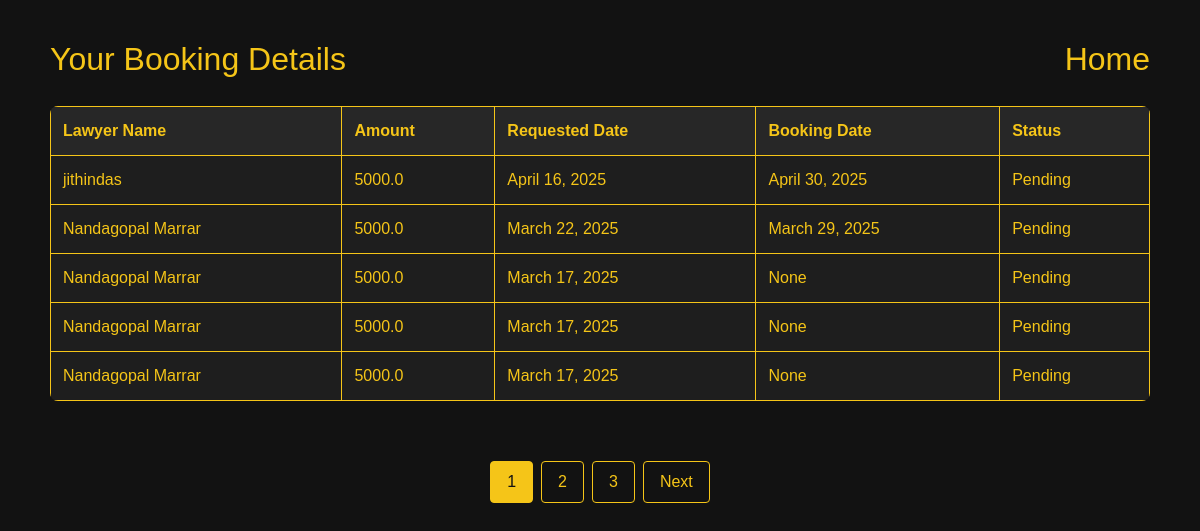
The page /Frontend/user/bookings/ (signed in) on the database its author committed.
### Frontend/models.py (models this page shows, shortened)
class Booking_Model(models.Model):
    STATUS_CHOICES = [
        ('Pending', 'Pending'),
        ('Approved', 'Approved'),
        ('Rejected', 'Rejected'),
    ]
    user = models.ForeignKey(UserDb, on_delete=models.CASCADE)
    Lawyer = models.ForeignKey(LawyerDb, on_delete=models.CASCADE)
    amount = models.CharField(max_length=100)
    booking_date = models.DateField(null=True, blank=True)
    created_date = models.DateField(auto_now_add=True)
    updated_date = models.DateField(auto_now=True)
    is_active = models.BooleanField(default=False)
    approval_status = models.CharField(
        max_length=10,
        choices=STATUS_CHOICES,
        default='Pending'
    )

class LawyerDb(models.Model):
    Name = models.TextField(max_length=25, null=True, blank=True)
    Qualification = models.TextField(max_length=25, null=True, blank=True)
    EmailID = models.EmailField(max_length=25, null=True, blank=True)
    Specialization = models.TextField(max_length=25, null=True, blank=True)
    Username = models.TextField(max_length=25, null=True, blank=True)
    Password = models.TextField(max_length=25, null=True, blank=True)
    payment = models.IntegerField(null=True, blank=True)
    Mob_No = models.IntegerField(null=True, blank=True)
    Appointment_time = models.TimeField(null=True, blank=True)
    Image = models.ImageField(upload_to="Lawyer_images", null=True, blank=True)
    is_approved = models.BooleanField(default=False)  # New field for approval status

### Frontend/views.py (the view)
# urls.py: path('user/bookings/', views.user_bookings, name='user_bookings'),
def user_bookings(request):
    user_id = request.session.get('id')
    if not user_id:
        messages.error(request, "You must be logged in to view bookings.")
        return redirect('userlogin')
    user = get_object_or_404(UserDb, id=user_id)
    bookings_list = Booking_Model.objects.filter(user=user).order_by('-created_date')
    paginator = Paginator(bookings_list, 5)
    page = request.GET.get('page')
    try:
        bookings = paginator.page(page)
    except PageNotAnInteger:
        bookings = paginator.page(1)
    except EmptyPage:
        bookings = paginator.page(paginator.num_pages)
    return render(request, "user_bookings.html", {'bookings': bookings})

### Frontend/templates/user_bookings.html (shortened to what this page needs)
<!DOCTYPE html>
<html lang="en">
<head>
    <link href="https://cdn.jsdelivr.net/npm/bootstrap@5.3.3/dist/css/bootstrap.min.css" rel="stylesheet">
</head>
<body>
    <div class="container">
        <div class="d-flex justify-content-between align-item-center">
            <h2>Your Booking Details</h2>
            <a style="text-decoration: none;" class="b" href="{% url 'homepage' %}"><h2>Home</h2></a>
        </div>
        {% if bookings %}
            <table>
                <tr>
                    <th>Lawyer Name</th>
                    <th>Amount</th>
                    <th>Requested Date</th>
                    <th>Booking Date</th>
                    <th>Status</th>
                </tr>
                {% for booking in bookings %}
                <tr>
                    <td>{{ booking.Lawyer.Name }}</td>
                    <td>{{ booking.amount }}</td>
                    <td>{{ booking.created_date }}</td>
                    <td>{{ booking.booking_date }}</td>
                    <td>{{ booking.approval_status }}</td>
                </tr>
                {% endfor %}
            </table>
        </div>
        <div class="pagination">
            {% for num in bookings.paginator.page_range %}
                {% if bookings.number == num %}
                    <a class="active" href="?page={{ num }}">{{ num }}</a>
                {% elif num > bookings.number|add:'-3' and num < bookings.number|add:'3' %}
                    <a href="?page={{ num }}">{{ num }}</a>
                {% endif %}
            {% endfor %}
            {% if bookings.has_next %}
                <a href="?page={{ bookings.next_page_number }}">Next</a>
            {% endif %}
        </div>
        {% else %}
            <p>No bookings found.</p>
        {% endif %}
</body>
</html>

### Frontend/templates/user_bookings.html (style rules this page uses)
body { background-color: #121212; color: #f5c518; font-family: 'Arial', sans-serif; }
h2 { text-align: center; margin-top: 20px; color: #f5c518; }
table { width: 100%; border-collapse: collapse; margin: 20px 0; background-color: #1e1e1e; border-radius: 8px; overflow: hidden; }
th, td { border: 1px solid #f5c518; padding: 12px; text-align: left; color: #f5c518; }
th { background-color: #272727; font-weight: bold; }
.pagination { display: flex; justify-content: center; margin: 20px 0; }
.pagination a { padding: 8px 16px; margin: 0 4px; border: 1px solid #f5c518; text-decoration: none; color: #f5c518; border-radius: 4px; transition: background-color 0.3s ease; }
.pagination a.active { background-color: #f5c518; color: #121212; }
.container { padding: 20px; }

### rows shown on the page
Booking_Model: Lawyer.Name "jithindas", amount "5000.0", created_date "April 16, 2025", booking_date "April 30, 2025", approval_status "Pending"
Booking_Model: Lawyer.Name "Nandagopal Marrar", amount "5000.0", created_date "March 22, 2025", booking_date "March 29, 2025", approval_status "Pending"
Booking_Model: Lawyer.Name "Nandagopal Marrar", amount "5000.0", created_date "March 17, 2025", booking_date "None", approval_status "Pending"
Booking_Model: Lawyer.Name "Nandagopal Marrar", amount "5000.0", created_date "March 17, 2025", booking_date "None", approval_status "Pending"
Booking_Model: Lawyer.Name "Nandagopal Marrar", amount "5000.0", created_date "March 17, 2025", booking_date "None", approval_status "Pending"

### other values the page prints
{{ num }} "1"
{{ num }} "2" "3"
